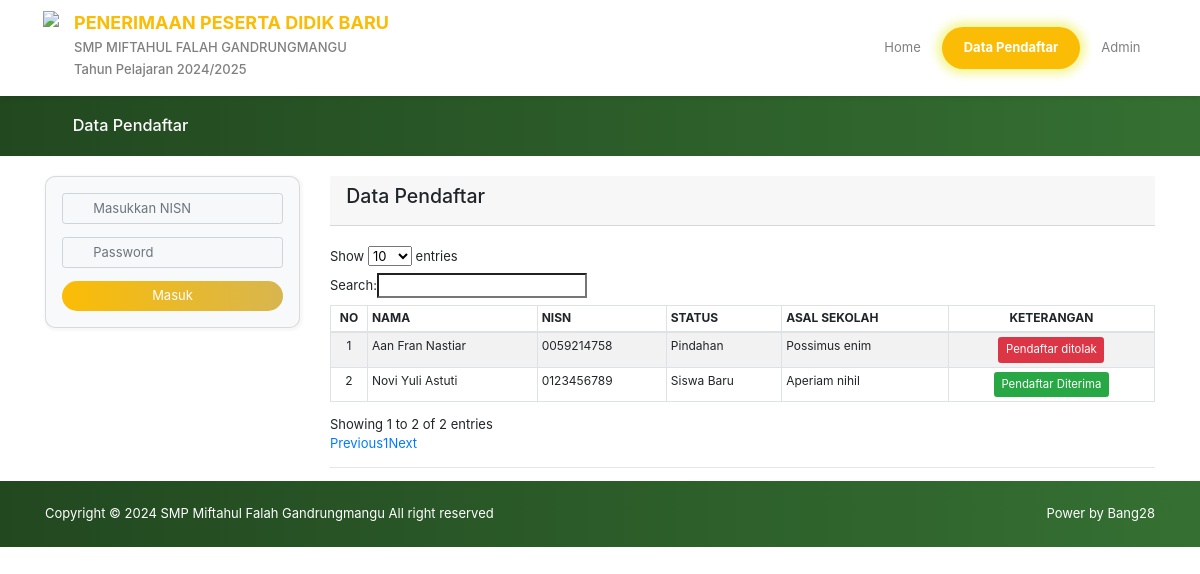
Screenshot of /pendaftar/ with the database file from the repository.
### ppdb/models.py (models this page shows, shortened)
class TahunAjaran(models.Model):
    STATUS_CHOICES = (
        ('', 'Status PPDB'),
        ('Dibuka', 'Dibuka'),
        ('Ditutup', 'Ditutup'),
    )
    id_thn_ajaran   = models.SmallAutoField(primary_key=True, unique=True, auto_created=True, blank=True)
    tahun_ajaran    = models.CharField(max_length=20)
    status          = models.CharField(max_length=10, choices=STATUS_CHOICES)
    tanggal_mulai   = models.DateField()
    tanggal_selesai = models.DateField()
    class Meta:
        verbose_name_plural = "Tahun Ajaran"

class Siswa(models.Model):
    def image_upload_to(instance, filename):
        ext = filename.split('.')[-1]
        filename = "%s_%s.%s" % (instance.no_pendaftaran, instance.nama, ext)
        return os.path.join('siswa/foto siswa', filename)
    STATUS = (
        ('Siswa Baru', 'Siswa Baru'),
        ('Pindahan', 'Pindahan'),
    )
    JENIS_KELAMIN = (
        ('L', 'Laki-laki'),
        ('P', 'Perempuan'),
    )
    AGAMA = (
        ('','Pilih agama'),
        ('Islam', 'Islam'),
        ('Kristen', 'Kristen'),
        ('Hindu', 'Hindu'),
        ('Budha', 'Budha'),
        ('Kong Hu Cu', 'Kong Hu Cu'),
    )
    STATUS_TINGGAL = (
        ('', 'Pilih status tinggal'),
        ('Tinggal dengan ORTU/WALI', 'Tinggal dengan ORTU/WALI'),
        ('Ikut Saudara/Kerabat', 'Ikut Saudara/Kerabat'),
        ('Asrama', 'Asrama'),
        ('Kontrak/Kost', 'Kontrak/Kost'),
        ('Panti Asuhan', 'Panti Asuhan'),
        ('lainnya', 'Lainnya'),
    )
    TRANSPOSTASI = (
        ('', 'Pilih transportasi'),
        ('Jalan Kaki', 'Jalan Kaki'),
        ('Sepeda', 'Sepeda'),
        ('Sepeda Motor', 'Sepeda Motor'),
        ('Mobil Pribadi', 'Mobil Pribadi'),
        ('Angkutan Umum', 'Angkutan Umum'),
        ('lainnya', 'Lainnya'),
    )
    BIAYA_SEKOLAH = (
        ('', 'Biaya sekolah'),
        ('Orangtua', 'Orangtua'),
        ('Wali/Orangtua Asuh', 'Wali/Orangtua Asuh'),
        ('Tanggung Sendiri', 'Tanggung Sendiri'),
        ('Lainnya', 'Lainnya'),
    )
    KEBUTUHAN_DISABILITAS = (
        ('', 'Kebutuhan disabilitas'),
        ('Tidak Ada', 'Tidak Ada'),
        ('Tuna Netra', 'Tuna Netra'),
        ('Tuna Rungu', 'Tuna Rungu'),
        ('Tuna Daksa', 'Tuna Daksa'),
        ('Tuna Grahita', 'Tuna Grahita'),
        ('Tuna Laras', 'Tuna Laras'),
        ('Lainnya', 'Lainnya'),
    )
    KETERANGAN = (
        ('Pending', 'Pending'),
        ('Diterima', 'Diterima'),
        ('Ditolak', 'Ditolak'),
    )
    id_siswa                = models.BigAutoField(primary_key=True, unique=True, auto_created=True, blank=True)
    no_pendaftaran          = models.CharField('No Pendaftaran', max_length=12, unique=True, blank=True, editable=False)
    status                  = models.CharField('Status', max_length=10, choices=STATUS, default=1)
    nama                    = models.CharField('Nama Lengkap', max_length=55)
    nik                     = models.CharField('NIK', max_length=16)
    tempat_lahir            = models.CharField('Tempat Lahir', max_length=30)
    tgl_lahir               = models.DateField('Tanggal Lahir')
    agama                   = models.CharField('Agama', max_length=10, choices=AGAMA)
    asal_sekolah            = models.CharField('Asal Sekolah', max_length=60)
    jenis_kelamin           = models.CharField('Jenis Kelamin', max_length=15, choices=JENIS_KELAMIN, default="")
    anak_ke                 = models.CharField('Anak Ke', max_length=2, null=True, blank=True)
    saudara                 = models.CharField('Jumlah Saudara', max_length=2, null=True, blank=True)
    no_hp                   = models.CharField('No Telp/Wa', max_length=13, null=True, blank=True, help_text='Pastikan nomer aktif dan dapat dihubungi.')
    email                   = models.EmailField('Email', help_text='Pastikan email aktif dan dapat dihubungi.')
    status_tinggal          = models.CharField('Status Tinggal', max_length=50, choices=STATUS_TINGGAL)
    alamat                  = models.TextField('Alamat')
    kodepos                 = models.CharField('Kode POS', max_length=6, null=True, blank=True)
    transportasi            = models.CharField('Mode Transportasi', max_length=30, choices=TRANSPOSTASI, null=True, blank=True)
    biaya_sekolah           = models.CharField('Biaya Sekolah', max_length=30, choices=BIAYA_SEKOLAH)
    keb_disabilitas         = models.CharField('Kebutuhan Disabilitas', max_length=20, choices=KEBUTUHAN_DISABILITAS)
    foto                    = models.ImageField('Foto', max_length=255, upload_to=image_upload_to, help_text='foto 3x4 dengan background merah')
    verifikasi              = models.CharField('Status Pendaftaran', max_length=10, null=True, choices=KETERANGAN, default="Pending")
    tgl_daftar              = models.DateTimeField('Tanggal Daftar', auto_now_add=True, null=True, blank=True, editable=False)
    nisn                    = models.OneToOneField(get_user_model(), on_delete=models.CASCADE, blank=True, null=True, verbose_name="NISN", related_name='siswa')
    thn_ajaran              = models.ForeignKey(TahunAjaran, on_delete=models.CASCADE, blank=True, null=True, verbose_name="Tahun Ajaran") # M - 1
    class Meta:
        verbose_name_plural = "Peserta PPDB"

### users/models.py (models this page shows)
class CustomUser(AbstractUser):
    def image_upload_to(instance, filename):
        ext = filename.split('.')[-1]
        filename = "%s.%s" % (instance.username, ext)
        return os.path.join('users', filename)
    email       = models.EmailField(unique=True)
    image       = models.ImageField("Foto Profil", default='default/user.png', upload_to=image_upload_to)
    def __str__(self):
        return self.username

### ppdb/views/index.py (the view)
# urls.py: path('pendaftar/', pendaftar, name="pendaftar"),
def pendaftar(request):
    info_ppdb = TahunAjaran.objects.all().order_by('-pk').first()
    peserta = Siswa.objects.all().order_by('-tgl_daftar')
    context = {
        'page_title': 'PPDB Online | SMP Miftahul Falah Gandrungmangu',
        'peserta': peserta,
        'ppdb': info_ppdb,
    }
    return render(request, 'pendaftar.html', context)

### templates/pendaftar.html (shortened to what this page needs)
{% extends 'base-home.html' %}
{% load static %}
{% block content %}
<div class="home-title">
    <div class="container">
    <h5 class="post-title" id="datadaftar">
        <span class="fa fa-user"></span><span>Data Pendaftar</span>
    </h5>
    </div>
</div>
<div class="home-content-wrapper ">
    <div class="container">
        <div class="row">
            <div class="col-sm-3">
                <div class="card card-login bg-light">
                    <div class="card-body">
                        <form action="{% url 'users:login' %}" id="form-login">
                            <div class="form-group">
                                <span class="fa fa-user"></span>
                                <input type="text" onkeyup="this.value = this.value.toUpperCase()" class="form-control" name="username" placeholder="Masukkan NISN" required autocomplete="off">
                            </div>
                            <div class="form-group">
                                <span class="fa fa-key"></span>
                                <input type="password" class="form-control" name="password" id="inputPassword4" placeholder="Password">
                            </div>
                            {% if ppdb.status == 'Dibuka' %}
                            <button type="submit" class="btn btn-primary btn-block btn-login" id="btnsimpan">Masuk</button>
                            {% else %}
                            <button disabled type="submit" class="btn btn-primary btn-block btn-login" id="btnsimpan">Masuk</button>
                            {% endif %}
                        </form>
                    </div>
                </div>
                <br>
                <br>
                <br>
            </div>
            <div class="col-md-9">
                <div class="row">
                    <div class="col-12 col-sm-12 col-lg-12">
                        <div class="card-header text-black" >
                            <h4>Data Pendaftar</h4>
                        </div>
                        <br>
                        <table id="mytable" style="font-size: 12px" class="table table-striped table-sm table-bordered" cellspacing="0">
                            <thead>
                                <tr>
                                <th class="text-center">NO</th>
                                <th>NAMA</th>
                                <th>NISN</th>
                                <th>STATUS</th>
                                <th>ASAL SEKOLAH</th>
                                <th class="text-center">KETERANGAN</th>
                                </tr>
                            </thead>
                            <tbody>
                                {% for p in peserta %}
                                <tr>
                                    <td class="text-center">{{ forloop.counter }}</td>
                                    <td>{{ p.nama }}</td>
                                    <td>{{ p.nisn }}</td>
                                    <td>{{ p.status }}</td>
                                    <td>{{ p.asal_sekolah }}</td>
                                    <td class="text-center">
                                        <button class="btn btn-sm
                                            {% if p.verifikasi == "Pending" %} btn-warning
                                            {% elif p.verifikasi == "Diterima" %} btn-success
                                            {% else %} btn-danger
                                            {% endif %}" >
                                            {% if p.verifikasi == "Pending" %} Sedang diverifikasi
                                            {% elif p.verifikasi == "Diterima" %} Pendaftar Diterima
                                            {% else %} Pendaftar ditolak
                                            {% endif %}
                                        </button>
                                    </td>
                                </tr>
                                {% endfor %}
                            </tbody>
                        </table>
                    </div>
				</div>
    			<hr>
		    </div>
        </div>
    </div>
</div>
{% endblock content %}

### templates/include/navbar.html (shortened to what this page needs)
{% load static %}
<nav class="navbar navbar-expand-lg navbar-light" id="navbar-header">
<a class="navbar-brand" href="#">
    <img src="{% static 'ppdb/img/logo.png' %}" height="75" />
    <div class="home-header-text d-none d-sm-block">
    <h5>PENERIMAAN PESERTA DIDIK BARU</h5>
    <h6>SMP MIFTAHUL FALAH GANDRUNGMANGU</h6>
    <h6>Tahun Pelajaran {{ ppdb.tahun_ajaran }}</h6>
    </div>
</a>
<div class="collapse navbar-collapse" id="menu">
    <ul class="navbar-nav ml-auto">
    <li class="nav-item {% if request.resolver_match.url_name == "index" %}active{% endif %}">
        <a class="nav-link" href="{% url 'ppdb:index' %}" id="link-home">Home</a>
    </li>
    <li class="nav-item {% if request.resolver_match.url_name == "pendaftar" %}active{% endif %}">
        <a class="nav-link" href="{% url 'ppdb:pendaftar' %}" id="link-home">Data Pendaftar</a>
    </li>
    <li class="nav-item">
        <a class="nav-link" href="{% url 'admin:index' %}" id="link-persyaratan">Admin</a>
    </li>
    </ul>
</div>
</nav>

### static/ppdb/css/2.css (style rules this page uses)
.fa,.fab,.fal,.far,.fas { -moz-osx-font-smoothing:grayscale;-webkit-font-smoothing:antialiased;display:inline-block;font-style:normal;font-variant:normal;text-rendering:auto;line-height:1 }
.fa-key:before { content:"\f084" }
.fa-user:before { content:"\f007" }
.fa,.far,.fas { font-family:"Font Awesome 5 Free" }
.fa,.fas { font-weight:900 }

### rows the page displays
TahunAjaran: tahun_ajaran "2024/2025"
Siswa: nama "Aan Fran Nastiar", nisn "0059214758", status "Pindahan", asal_sekolah "Possimus enim", verifikasi "Pendaftar ditolak"
Siswa: nama "Novi Yuli Astuti", nisn "0123456789", status "Siswa Baru", asal_sekolah "Aperiam nihil", verifikasi "Pendaftar Diterima"
